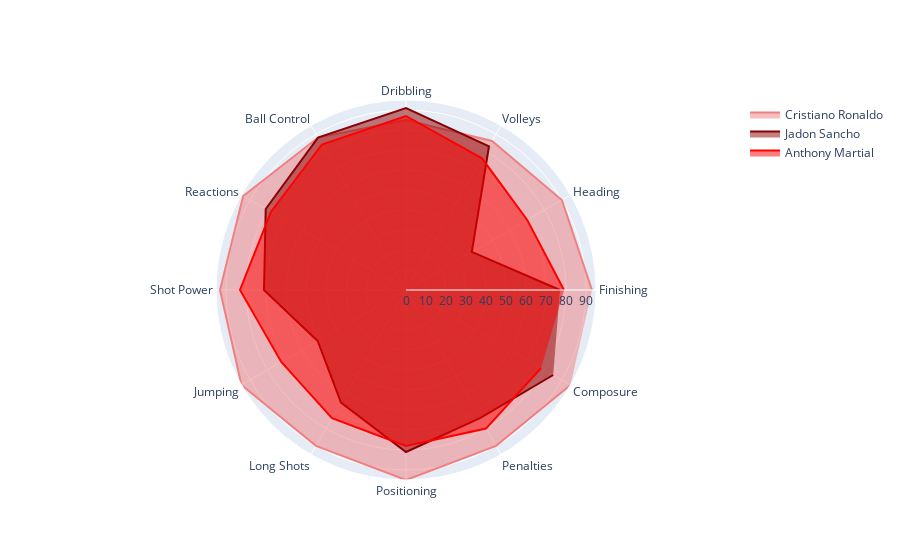

Write notebook code for a chart like this one.
### Markdown cell above
now that all the potential manchester united replacements are in one table, I'll display some data visualization to see if they really are competent enough to take his place

### Code cell
import plotly.graph_objects as go
fig = go.Figure()
df= fifa[fifa["Known As"] == "Cristiano Ronaldo"]
fig.add_trace(go.Scatterpolar(
        r = [df['Finishing'].values[0],df['Heading Accuracy'].values[0],
        df['Volleys'].values[0],df['Dribbling'].values[0],df['BallControl'].values[0], df['Reactions'].values[0],
        df['Shot Power'].values[0],df['Jumping'].values[0],df['Long Shots'].values[0],
        df['Positioning'].values[0],df['Penalties'].values[0],df['Composure'].values[0]],        
        theta = ['Finishing','Heading','Volleys','Dribbling','Ball Control','Reactions','Shot Power',
                                              'Jumping','Long Shots','Positioning','Penalties','Composure'],
        mode = 'lines',
        name = 'Cristiano Ronaldo',
        fill='toself',
        line_color = 'lightcoral'
    ))

s=fifa[fifa["Known As"] == "J. Sancho"]
fig.add_trace(go.Scatterpolar(
        r = [s['Finishing'].values[0],s['Heading Accuracy'].values[0],
        s['Volleys'].values[0],s['Dribbling'].values[0],s['BallControl'].values[0], s['Reactions'].values[0],
        s['Shot Power'].values[0],s['Jumping'].values[0],s['Long Shots'].values[0],
        s['Positioning'].values[0],s['Penalties'].values[0],s['Composure'].values[0]],        
        theta = ['Finishing','Heading','Volleys','Dribbling','Ball Control','Reactions','Shot Power',
                                              'Jumping','Long Shots','Positioning','Penalties','Composure'],
        mode = 'lines',
        name = 'Jadon Sancho',
        fill='toself',
        line_color = 'darkred'))
    
m =fifa[fifa["Known As"] == "A. Martial"]
fig.add_trace(go.Scatterpolar(
        r = [m['Finishing'].values[0],m['Heading Accuracy'].values[0],
        m['Volleys'].values[0],m['Dribbling'].values[0],m['BallControl'].values[0], m['Reactions'].values[0],
        m['Shot Power'].values[0],m['Jumping'].values[0],m['Long Shots'].values[0],
        m['Positioning'].values[0],m['Penalties'].values[0],m['Composure'].values[0]],        
        theta = ['Finishing','Heading','Volleys','Dribbling','Ball Control','Reactions','Shot Power',
                                              'Jumping','Long Shots','Positioning','Penalties','Composure'],
        mode = 'lines',
        name = 'Anthony Martial',
        fill='toself',
        line_color = 'red'
    ))

### Figure 1 — Plotly figure (JSON) as saved in the notebook; plotly's stock layout.template omitted (floating-point values rounded to 4 significant figures)
{"data": [{"fill": "toself", "line": {"color": "lightcoral"}, "mode": "lines", "name": "Cristiano Ronaldo", "r": [93, 90, 86, 85, 88, 94, 93, 95, 90, 95, 90, 95], "theta": ["Finishing", "Heading", "Volleys", "Dribbling", "Ball Control", "Reactions", "Shot Power", "Jumping", "Long Shots", "Positioning", "Penalties", "Composure"], "type": "scatterpolar"}, {"fill": "toself", "line": {"color": "darkred"}, "mode": "lines", "name": "Jadon Sancho", "r": [77, 38, 83, 91, 88, 81, 71, 51, 65, 81, 74, 85], "theta": ["Finishing", "Heading", "Volleys", "Dribbling", "Ball Control", "Reactions", "Shot Power", "Jumping", "Long Shots", "Positioning", "Penalties", "Composure"], "type": "scatterpolar"}, {"fill": "toself", "line": {"color": "red"}, "mode": "lines", "name": "Anthony Martial", "r": [79, 70, 76, 87, 84, 78, 83, 72, 74, 78, 80, 78], "theta": ["Finishing", "Heading", "Volleys", "Dribbling", "Ball Control", "Reactions", "Shot Power", "Jumping", "Long Shots", "Positioning", "Penalties", "Composure"], "type": "scatterpolar"}], "layout": {}}
